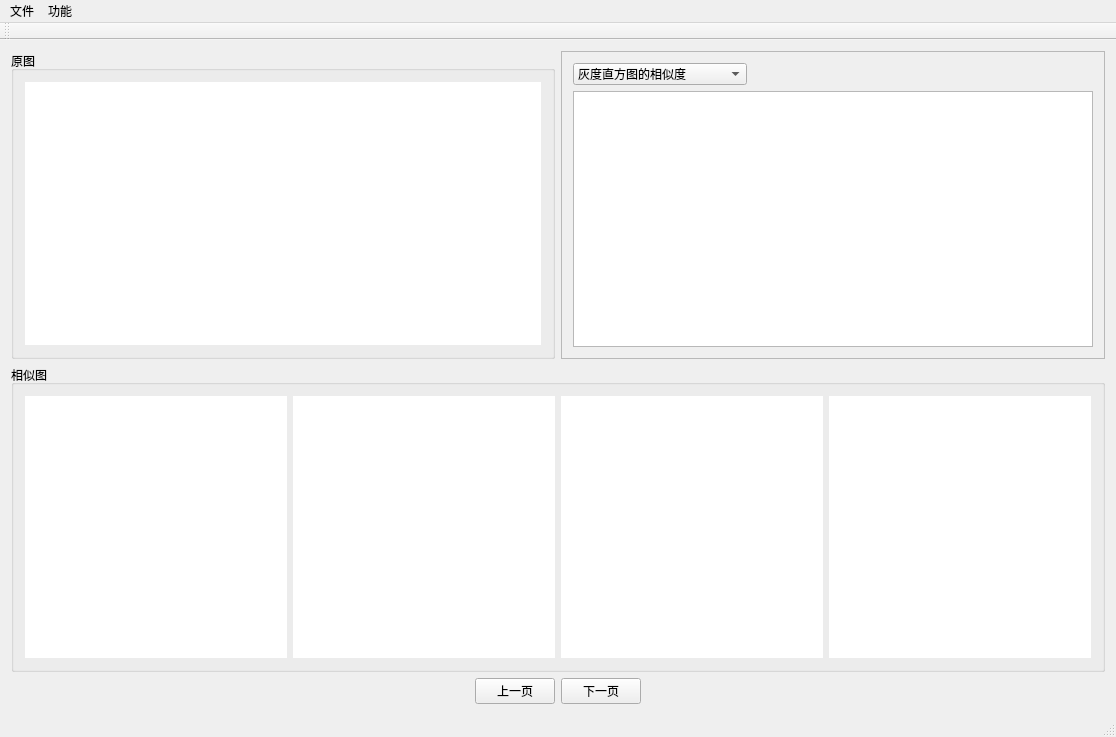
<?xml version="1.0" encoding="UTF-8"?>
<ui version="4.0">
 <class>imageSimilarityClass</class>
 <widget class="QMainWindow" name="imageSimilarityClass">
  <property name="geometry">
   <rect>
    <x>0</x>
    <y>0</y>
    <width>1116</width>
    <height>737</height>
   </rect>
  </property>
  <property name="windowTitle">
   <string>imageSimilarity</string>
  </property>
  <widget class="QWidget" name="centralWidget">
   <layout class="QVBoxLayout" name="verticalLayout_5">
    <item>
     <layout class="QVBoxLayout" name="verticalLayout_4" stretch="4,4,1">
      <item>
       <layout class="QHBoxLayout" name="horizontalLayout_3" stretch="1,1">
        <item>
         <widget class="QGroupBox" name="groupBox_2">
          <property name="title">
           <string>原图</string>
          </property>
          <layout class="QVBoxLayout" name="verticalLayout_2">
           <item>
            <widget class="QLabel" name="SrcImgView">
             <property name="styleSheet">
              <string notr="true">background-color:rgb(255, 255, 255)</string>
             </property>
             <property name="text">
              <string/>
             </property>
            </widget>
           </item>
          </layout>
         </widget>
        </item>
        <item>
         <widget class="QFrame" name="frame">
          <property name="frameShape">
           <enum>QFrame::StyledPanel</enum>
          </property>
          <property name="frameShadow">
           <enum>QFrame::Plain</enum>
          </property>
          <layout class="QVBoxLayout" name="verticalLayout_3" stretch="1,5">
           <item>
            <layout class="QHBoxLayout" name="horizontalLayout_4">
             <item>
              <widget class="QComboBox" name="comboBox">
               <item>
                <property name="text">
                 <string>灰度直方图的相似度</string>
                </property>
               </item>
               <item>
                <property name="text">
                 <string>分离三通道直方图的相似度</string>
                </property>
               </item>
               <item>
                <property name="text">
                 <string>平均哈希</string>
                </property>
               </item>
               <item>
                <property name="text">
                 <string>感知哈希</string>
                </property>
               </item>
               <item>
                <property name="text">
                 <string>sift特征匹配</string>
                </property>
               </item>
               <item>
                <property name="text">
                 <string>surf特征匹配</string>
                </property>
               </item>
              </widget>
             </item>
             <item>
              <spacer name="horizontalSpacer_3">
               <property name="orientation">
                <enum>Qt::Horizontal</enum>
               </property>
               <property name="sizeHint" stdset="0">
                <size>
                 <width>40</width>
                 <height>20</height>
                </size>
               </property>
              </spacer>
             </item>
            </layout>
           </item>
           <item>
            <widget class="QTextEdit" name="textEdit"/>
           </item>
          </layout>
         </widget>
        </item>
       </layout>
      </item>
      <item>
       <widget class="QGroupBox" name="groupBox">
        <property name="title">
         <string>相似图</string>
        </property>
        <layout class="QVBoxLayout" name="verticalLayout">
         <item>
          <layout class="QHBoxLayout" name="horizontalLayout" stretch="1,1,1,1">
           <property name="sizeConstraint">
            <enum>QLayout::SetDefaultConstraint</enum>
           </property>
           <item>
            <widget class="QLabel" name="label">
             <property name="styleSheet">
              <string notr="true">background-color:rgb(255, 255, 255)</string>
             </property>
             <property name="text">
              <string/>
             </property>
            </widget>
           </item>
           <item>
            <widget class="QLabel" name="label_2">
             <property name="styleSheet">
              <string notr="true">background-color:rgb(255, 255, 255)</string>
             </property>
             <property name="text">
              <string/>
             </property>
            </widget>
           </item>
           <item>
            <widget class="QLabel" name="label_3">
             <property name="styleSheet">
              <string notr="true">background-color:rgb(255, 255, 255)</string>
             </property>
             <property name="text">
              <string/>
             </property>
            </widget>
           </item>
           <item>
            <widget class="QLabel" name="label_4">
             <property name="styleSheet">
              <string notr="true">background-color:rgb(255, 255, 255)</string>
             </property>
             <property name="text">
              <string/>
             </property>
            </widget>
           </item>
          </layout>
         </item>
        </layout>
       </widget>
      </item>
      <item>
       <layout class="QHBoxLayout" name="horizontalLayout_2">
        <item>
         <spacer name="horizontalSpacer">
          <property name="orientation">
           <enum>Qt::Horizontal</enum>
          </property>
          <property name="sizeHint" stdset="0">
           <size>
            <width>40</width>
            <height>20</height>
           </size>
          </property>
         </spacer>
        </item>
        <item>
         <widget class="QPushButton" name="lastPageBtn">
          <property name="text">
           <string>上一页</string>
          </property>
         </widget>
        </item>
        <item>
         <widget class="QPushButton" name="nextPageBtn">
          <property name="text">
           <string>下一页</string>
          </property>
         </widget>
        </item>
        <item>
         <spacer name="horizontalSpacer_2">
          <property name="orientation">
           <enum>Qt::Horizontal</enum>
          </property>
          <property name="sizeHint" stdset="0">
           <size>
            <width>40</width>
            <height>20</height>
           </size>
          </property>
         </spacer>
        </item>
       </layout>
      </item>
     </layout>
    </item>
   </layout>
  </widget>
  <widget class="QMenuBar" name="menuBar">
   <property name="geometry">
    <rect>
     <x>0</x>
     <y>0</y>
     <width>1116</width>
     <height>23</height>
    </rect>
   </property>
   <widget class="QMenu" name="menu">
    <property name="title">
     <string>文件</string>
    </property>
    <addaction name="actionOpen"/>
    <addaction name="actionImportLib"/>
   </widget>
   <widget class="QMenu" name="menu_2">
    <property name="title">
     <string>功能</string>
    </property>
    <addaction name="actionSimilar"/>
   </widget>
   <addaction name="menu"/>
   <addaction name="menu_2"/>
  </widget>
  <widget class="QToolBar" name="mainToolBar">
   <attribute name="toolBarArea">
    <enum>TopToolBarArea</enum>
   </attribute>
   <attribute name="toolBarBreak">
    <bool>false</bool>
   </attribute>
  </widget>
  <widget class="QStatusBar" name="statusBar"/>
  <action name="actionOpen">
   <property name="text">
    <string>打开待比较图片</string>
   </property>
  </action>
  <action name="action2">
   <property name="text">
    <string>2</string>
   </property>
  </action>
  <action name="actionSimilar">
   <property name="text">
    <string>图片库处理</string>
   </property>
  </action>
  <action name="actionImportLib">
   <property name="text">
    <string>导入图像库</string>
   </property>
  </action>
 </widget>
 <layoutdefault spacing="6" margin="11"/>
 <resources>
  <include location="imageSimilarity.qrc"/>
 </resources>
 <connections/>
</ui>
